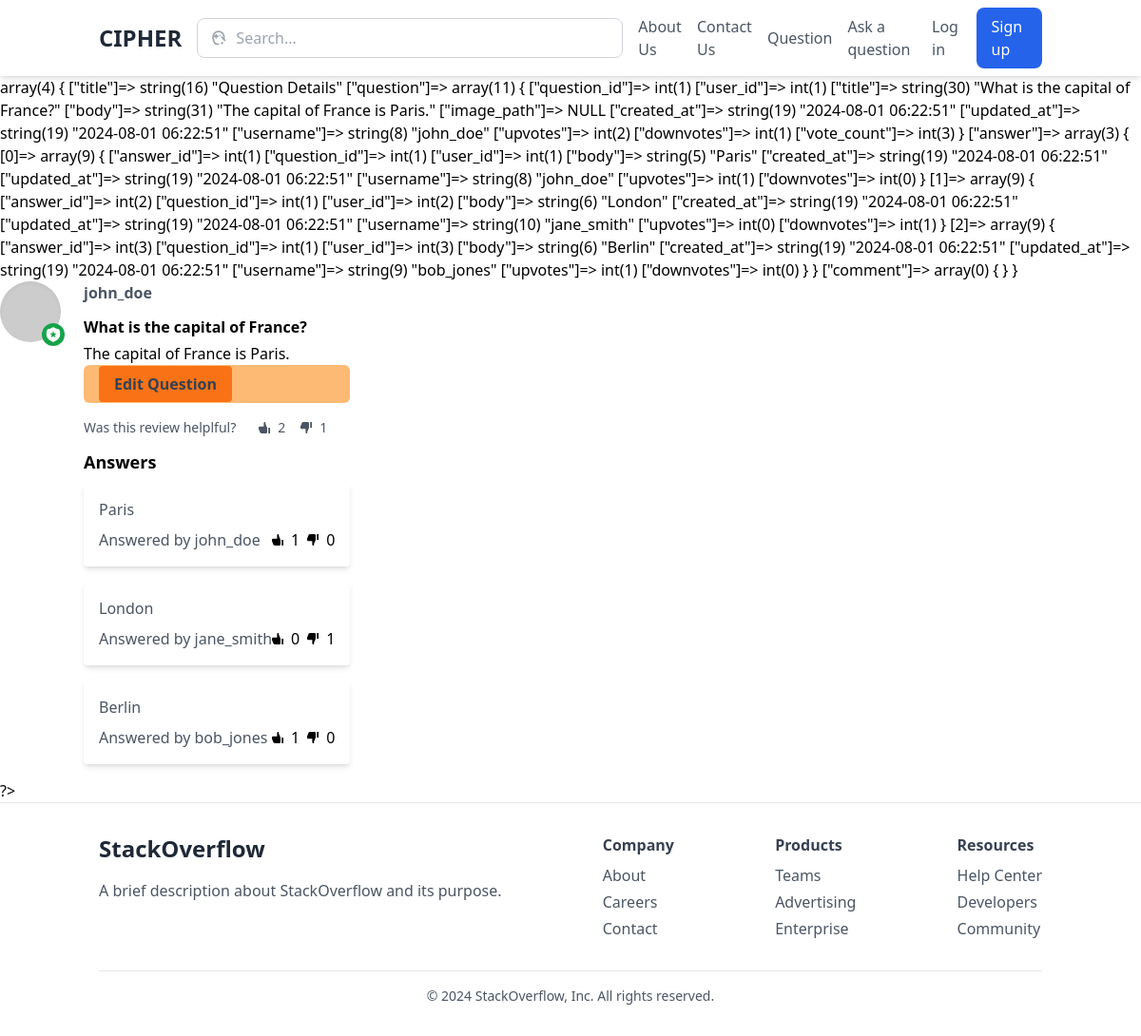
The app's page /question/show/1 with its own data.
### tables this page shows
CREATE TABLE IF NOT EXISTS `Questions` (
  `question_id` int NOT NULL AUTO_INCREMENT,
  `user_id` int NOT NULL,
  `title` varchar(255) NOT NULL,
  `body` text NOT NULL,
  `image_path` varchar(255) DEFAULT NULL,
  `created_at` timestamp NULL DEFAULT CURRENT_TIMESTAMP,
  `updated_at` timestamp NULL DEFAULT CURRENT_TIMESTAMP ON UPDATE CURRENT_TIMESTAMP,
  PRIMARY KEY (`question_id`),
  KEY `user_id` (`user_id`),
  CONSTRAINT `Questions_ibfk_1` FOREIGN KEY (`user_id`) REFERENCES `Users` (`user_id`) ON DELETE CASCADE ON UPDATE CASCADE
);

CREATE TABLE IF NOT EXISTS `Users` (
  `user_id` int NOT NULL AUTO_INCREMENT,
  `username` varchar(50) NOT NULL,
  `email` varchar(100) NOT NULL,
  `password` varchar(255) NOT NULL,
  `created_at` timestamp NULL DEFAULT CURRENT_TIMESTAMP,
  `updated_at` timestamp NULL DEFAULT CURRENT_TIMESTAMP ON UPDATE CURRENT_TIMESTAMP,
  `role_id` int DEFAULT '2',
  `image_path` varchar(50) DEFAULT NULL,
  PRIMARY KEY (`user_id`),
  UNIQUE KEY `username` (`username`),
  UNIQUE KEY `email` (`email`),
  KEY `role_id` (`role_id`),
  CONSTRAINT `Users_ibfk_1` FOREIGN KEY (`role_id`) REFERENCES `Roles` (`role_id`) ON DELETE CASCADE ON UPDATE CASCADE
);

CREATE TABLE IF NOT EXISTS `Answers` (
  `answer_id` int NOT NULL AUTO_INCREMENT,
  `question_id` int NOT NULL,
  `user_id` int NOT NULL,
  `body` text NOT NULL,
  `created_at` timestamp NULL DEFAULT CURRENT_TIMESTAMP,
  `updated_at` timestamp NULL DEFAULT CURRENT_TIMESTAMP ON UPDATE CURRENT_TIMESTAMP,
  PRIMARY KEY (`answer_id`),
  KEY `question_id` (`question_id`),
  KEY `user_id` (`user_id`),
  CONSTRAINT `Answers_ibfk_1` FOREIGN KEY (`question_id`) REFERENCES `Questions` (`question_id`) ON DELETE CASCADE ON UPDATE CASCADE,
  CONSTRAINT `Answers_ibfk_2` FOREIGN KEY (`user_id`) REFERENCES `Users` (`user_id`) ON DELETE CASCADE ON UPDATE CASCADE
);

### core/Controller.php (called while the page is built, shortened)
<?php
class Controller {
    public function view($view, $data = []) {
        require_once 'app/views/' . $view . '.html.php';
    }
}

### app/controllers/QuestionController.php (called while the page is built, shortened)
<?php
require_once 'app/models/question.php';
require_once 'app/models/answer.php';
class QuestionController extends Controller{
    private $questionmodel;
    private $answermodel;
    private $commentmodel;
    public function __construct() {
        $this->questionmodel = new Question();
        $this->answermodel = new Answer();
        $this->commentmodel = new Comment();
    }
    public function show(int $questionId) {
        $question = $this->questionmodel->getQuestionById($questionId);
        $question_votecount =
        $answer = $this->answermodel->getAnswerByQuestionID($questionId);
        $comment = $this->commentmodel->getCommentByQuestionId($questionId);
        $data = [
            'title' => 'Question Details',
            'question' => $question,
            'answer' => $answer,
            'comment' => $comment,
        ];
        $this->view('question/show', $data);
    }
}

### core/Router.php (called while the page is built, shortened)
<?php
class Router {
    protected $method = 'index';
    public function __construct() {
        $url = $this->parseUrl();
        if (empty($url)) {
            $this->controller = 'HomeController';
        } else {
            if (file_exists('app/controllers/' . ucwords($url[0]) . 'Controller.php')) {
                unset($url[0]);
            }
        }
        $this->controller = new $this->controller;
        if (isset($url[1])) {
            if (method_exists($this->controller, $url[1])) {
                $this->method = $url[1];
                unset($url[1]);
            } else {
                throw new \Exception('The controller class does not have the specified method.');
            }
        } else if (method_exists($this->controller, 'index')) {
            $this->method = 'index';
        } else {
            throw new \Exception('The controller class does not have an index method.');
        }
        $this->params = $url ? array_values($url) : [];
        call_user_func_array([$this->controller, $this->method], $this->params);
    }
    public function parseUrl() {
        if (isset($_GET['url'])) {
            return explode('/', filter_var(rtrim($_GET['url'], '/'), FILTER_SANITIZE_URL));
        }
    }
}

### index.php (called while the page is built, shortened)
<?php
require_once 'core/Router.php';
require_once 'core/Controller.php';
require_once 'core/Database.php';
require_once 'core/Model.php';
$router = new Router();
?>

### core/database.php (called while the page is built, shortened)
<?php
class Database {
    private $host = DB_HOST;
    private $user = DB_USER;
    private $pass = DB_PASS;
    private $dbname = DB_NAME;
    private $dbport = DB_PORT;
    private $dbh;
    private $stmt;
    public function __construct() {
        $dsn = 'mysql:host=' . $this->host .';port=' . $this->dbport .';dbname=' . $this->dbname. ';charset=utf8';
        $options = array(
            PDO::ATTR_PERSISTENT => true,
            PDO::ATTR_ERRMODE => PDO::ERRMODE_EXCEPTION
        );
        try {
            $this->dbh = new PDO($dsn, $this->user, $this->pass, $options);
        } catch (PDOException $e) {
            $this->error = $e->getMessage();
            echo $this->error;
        }
    }
    public function query($sql) {
        $this->stmt = $this->dbh->prepare($sql);
    }
    public function bind($param, $value, $type = null) {
        if (is_null($type)) {
            switch (true) {
                case is_int($value):
                    $type = PDO::PARAM_INT;
                    break;
            }
        }
        $this->stmt->bindValue($param, $value, $type);
    }
    public function execute() {
        return $this->stmt->execute();
    }
    public function resultSet() {
        $this->execute();
        return $this->stmt->fetchAll(PDO::FETCH_OBJ);
    }
    public function single() {
        $this->execute();
        return $this->stmt->fetch(PDO::FETCH_OBJ);
    }
}

### core/Model.php (called while the page is built, shortened)
<?php
class Model {
    protected $db;
    public function __construct() {
        $this->db = new Database();
    }
    public function getAll(string $query, array $params = []): ?array {
        try {
            $this->db->query($query);
            foreach ($params as $param => $value) {
                $this->db->bind($param, $value);
            }
            return $this->db->resultSet();
        } catch (PDOException $e) {
            throw new PDOException('Database query failed: ' . $e->getMessage(), 0, $e);
        }
    }
    public function getSingle(string $query, array $params = []): ?object {
        $this->db->query($query);
        foreach ($params as $param => $value) {
            $this->db->bind($param, $value);
        }
        return $this->db->single();
    }
}

### app/models/question.php (called while the page is built, shortened)
<?php
class Question extends Model {
    public function getQuestionById(int $questionId): ?object {
        $query = 'SELECT Questions.question_id, Questions.user_id, Questions.title, Questions.body, Questions.image_path, Questions.created_at, Questions.updated_at, Users.username,
        (SELECT COUNT(*) FROM Votes WHERE Votes.question_id = Questions.question_id AND Votes.vote_type = "upvote") AS upvotes,
        (SELECT COUNT(*) FROM Votes WHERE Votes.question_id = Questions.question_id AND Votes.vote_type = "downvote") AS downvotes,
        (SELECT COUNT(*) FROM Votes WHERE Votes.question_id = Questions.question_id) AS vote_count
        FROM Questions JOIN Users ON Questions.user_id = Users.user_id WHERE Questions.question_id = :questionId';
        $params = [':questionId' => $questionId];
        return $this->getSingle($query, $params);
    }
}

### app/models/answer.php (called while the page is built, shortened)
<?php
class Answer extends Model {
    public function getAnswerByQuestionID($questionID) {
        $query = '
            SELECT
                Answers.answer_id,
                Answers.question_id,
                Answers.user_id,
                Answers.body,
                Answers.created_at,
                Answers.updated_at,
                Users.username,
                (
                SELECT COUNT(*) FROM Votes WHERE Votes.answer_id = Answers.answer_id AND Votes.vote_type = "upvote")
                AS upvotes,
            (
                SELECT COUNT(*) FROM Votes WHERE Votes.answer_id = Answers.answer_id AND Votes.vote_type = "downvote")
                AS downvotes
            FROM
                Answers
            JOIN
                Users ON Answers.user_id = Users.user_id
            WHERE
                Answers.question_id = :questionID';
        $params = [':questionID' => $questionID];
        return $this->getAll($query, $params);
    }
}

### app/views/question/show.html.php (the view, shortened to what this page needs)
<?php
require_once 'app/views/partials/head.php';
require_once 'app/views/partials/nav.php';
?>
<?php
$array_data = json_decode(json_encode($data), true);
var_dump($array_data);
?>
<div class="flex items-start">
  <div class="flex-shrink-0">
    <div class="inline-block relative">
      <div class="relative w-16 h-16 rounded-full overflow-hidden">
        <img class="absolute top-0 left-0 w-full h-full bg-cover object-fit object-cover" src="https://picsum.photos/id/646/200/200" alt="Profile picture">
        <div class="absolute top-0 left-0 w-full h-full rounded-full shadow-inner"></div>
      </div>
    </div>
  </div>
  <div class="ml-6">
    <p class="flex items-baseline">
      <span class="text-gray-600 font-bold"><?= $array_data['question']['username'] ?></span>
    </p>
    <div class="mt-3 ">
      <span class="font-bold"><?= $array_data['question']['title'] ?></span>
      <p class="mt-1"><?= $array_data['question']['body'] ?></p>
  <div class="bg-orange-300 hover:bg-orange-700 rounded-md py-2 px-4 mx-auto ">
  <a href="<?= URLROOT . '/questions/edit/' . $array_data['question']['question_id'] ?>" class="bg-orange-500 hover:bg-orange-700 text-gray-700 font-bold py-2 px-4 rounded">
  Edit Question
</a>
</div>
    </div>
    <div class="flex items-center justify-between mt-4 text-sm text-gray-600 fill-current">
      <div class="flex items-center">
        <span>Was this review helplful?</span>
        <button class="flex items-center ml-6">
          <svg class="w-3 h-3" xmlns="http://www.w3.org/2000/svg" viewBox="0 0 20 20"><path d="M11 0h1v3l3 7v8a2 2 0 0 1-2 2H5c-1.1 0-2.31-.84-2.7-1.88L0 12v-2a2 2 0 0 1 2-2h7V2a2 2 0 0 1 2-2zm6 10h3v10h-3V10z"/></svg>
          <span class="ml-2"><?= $array_data['question']['upvotes'] ?></span>
        </button>
        <button class="flex items-center ml-4">
          <svg class="w-3 h-3" xmlns="http://www.w3.org/2000/svg" viewBox="0 0 20 20"><path d="M11 20a2 2 0 0 1-2-2v-6H2a2 2 0 0 1-2-2V8l2.3-6.12A3.11 3.11 0 0 1 5 0h8a2 2 0 0 1 2 2v8l-3 7v3h-1zm6-10V0h3v10h-3z"/></svg>
          <span class="ml-2"><?= $array_data['question']['downvotes'] ?></span>
        </button>
      </div>
    </div>
    <div class="mt-3">
  <h2 class="text-lg font-bold mb-2">Answers</h2>
  <?php foreach ($array_data['answer'] as $answer) { ?>
    <div class="bg-white rounded shadow-md p-4 mb-4">
      <p class="text-gray-600"><?= $answer['body'] ?></p>
      <div class="flex items-center justify-between mt-2">
        <span class="text-gray-600">Answered by <?= $answer['username'] ?></span>
        <div class="flex items-center">
          <button class="flex items-center mr-2">
            <svg class="w-3 h-3" xmlns="http://www.w3.org/2000/svg" viewBox="0 0 20 20"><path d="M11 0h1v3l3 7v8a2 2 0 0 1-2 2H5c-1.1 0-2.31-.84-2.7-1.88L0 12v-2a2 2 0 0 1 2-2h7V2a2 2 0 0 1 2-2zm6 10h3v10h-3V10z"/></svg>
            <span class="ml-2"><?= $answer['upvotes'] ?></span>
          </button>
          <button class="flex items-center">
            <svg class="w-3 h-3" xmlns="http://www.w3.org/2000/svg" viewBox="0 0 20 20"><path d="M11 20a2 2 0 0 1-2-2v-6H2a2 2 0 0 1-2-2V8l2.3-6.12A3.11 3.11 0 0 1 5 0h8a2 2 0 0 1 2 2v8l-3 7v3h-1zm6-10V0h3v10h-3z"/></svg>
            <span class="ml-2"><?= $answer['downvotes'] ?></span>
          </button>
        </div>
      </div>
    </div>
    <?php } ?>
  </div>
    </div>
  </div>
?>
<?php require_once 'app/views/partials/footer.php' ; ?>

### records on screen
questions: user.username "john_doe", title "What is the capital of France?", body "The capital of France is Paris."
answers: body "Paris", user.username "john_doe", upvotes "1", downvotes "0"
answers: body "London", user.username "jane_smith", upvotes "0", downvotes "1"
answers: body "Berlin", user.username "bob_jones", upvotes "1", downvotes "0"

### other values on screen
$array_data['question']['upvotes'] "2"
$array_data['question']['downvotes'] "1"
